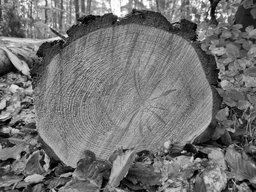
#> input picture input.tif, 256 x 192 px, shrunk from 2016 x 1512 before the run
$ jupyter execute CountRings.ipynb   (older library calls are emulated)
#> lines starting #> are read from the running program, lines starting #| are printed output that depends on the picture; after the words box and inside, x2 and y2 are one past the last pixel; in counts of white or black regions, pixels touching at a corner belong together
# Compare Value
- i counted 73 rings in total of the whole tree --> so he is 73 years old

## Get the rough shape

[cell 1]
import matplotlib.pyplot as plt
import matplotlib.image as pltimg
import numpy as np
import skimage.filters as filt
import imutils
from PIL import Image
from skimage.morphology import reconstruction
import scipy.ndimage as nd
import cv2 as cv

# load image
img = pltimg.imread("./input.tif")
#> img is the input picture: shape (192, 256); min 0, max 255, mean 115.1
# load original image
fig,ax =plt.subplots(2,2,figsize=(10,10))
ax[0][0].imshow(img,cmap=plt.get_cmap('gray'))
ax[0][0].title.set_text("Original Image")
# show image
image = cv.Laplacian(img,cv.CV_32F)
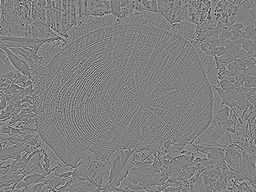
#> image: shape (192, 256) float32; min -404, max 395, mean 0; drawn with min black and max white
seed = np.copy(image)
seed[3:-3, 3:-3] = image.min()
mask = image
dilated = reconstruction(seed, mask, method='dilation')
# make gaussian to blur the inside of the image
gaussianOfDilated = np.uint8(filt.gaussian(dilated,sigma=(3,3),truncate=3,channel_axis=2))
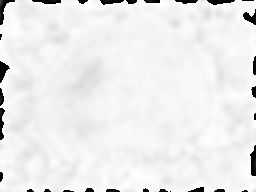
#> gaussianOfDilated: shape (192, 256); min 0, max 255, mean 236.2
ax[0][1].imshow(gaussianOfDilated,cmap=plt.get_cmap('gray'))
ax[0][1].title.set_text("PreProcessed Image")
# detect edges to see the rough shape of the tree trunc
edges = cv.Canny(gaussianOfDilated, 100, 200)
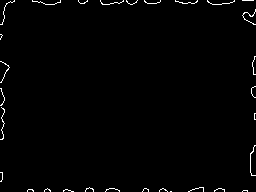
#> edges: shape (192, 256); 1.2% white in thin lines or dots
ax[1][0].imshow(edges,cmap=plt.get_cmap('gray'))
ax[1][0].title.set_text("Rough Edges")

image = np.zeros(shape=(img.shape[0]+100,img.shape[1]+100),dtype=np.uint8)
# make black and white noise image
x = np.random.randint(0, image.shape[1] - 1, int(0.05 * image.size))
y = np.random.randint(0, image.shape[0] - 1, int(0.05 * image.size))
image[y, x] = 255

image[50:-50,50:-50] = edges
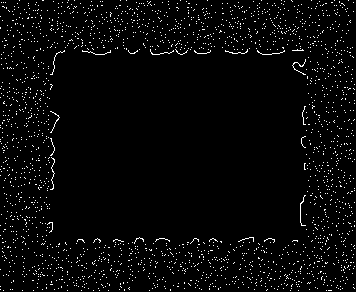
#> image: shape (292, 356); 3.1% white in thin lines or dots
ax[1][1].imshow(image,cmap=plt.get_cmap('gray'))
ax[1][1].title.set_text("With noise")

plt.show()

# Approximated Mask by filling everything out that is not the tree

[cell 2]
targetImage = np.zeros(img.shape,dtype=np.uint8)
# this functions checks whether there are 20 white pixels because the tree shape is not shown in the tree --> so we can roughly extract the tree trunc
def fill_roughly(x,y):
    subimage= image[x:x+100,y:y+100]
    left = subimage[0:50]
    right =subimage[50:100]
    top  = subimage[0:100,0:50]
    bottom = subimage[0:100,50:100]
    countleft = np.count_nonzero(left == 255)
    countright = np.count_nonzero(right == 255)
    counttop = np.count_nonzero(top == 255)
    countbottom = np.count_nonzero(bottom == 255)
    relHor = abs((countleft-countright)/50)
    relVer = abs((counttop-countbottom)/50)
    if (relHor<0.7 or relVer<0.7) and countbottom+counttop<30:
        return True
    else:
        return False
for x in range(edges.shape[0]):
    for y in range(edges.shape[1]):
        if fill_roughly(x,y):
            targetImage[x,y] = 255
#> this loop made 192 passes
#> pass 1, in fill_roughly, `subimage= image[x:x+100,y:y+100]`:
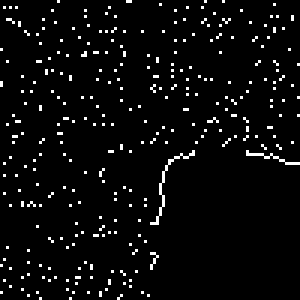
#> subimage: shape (100, 100) (shown 3 times larger); 4.1% white in thin lines or dots
#> pass 1, in fill_roughly, `top  = subimage[0:100,0:50]`:
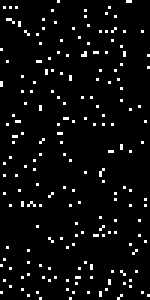
#> top: shape (100, 50) (shown 3 times larger); 4.5% white in thin lines or dots
#> after the loop:
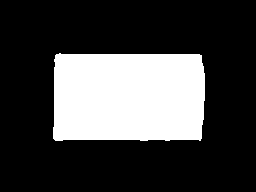
#> targetImage: shape (192, 256); 26.2% white; 1 white region, box (x1, y1, x2, y2) and area: (53, 53, 205, 141) 12895

fig,ax =plt.subplots(1,1,figsize=(10,10))
ax.imshow(targetImage,cmap=plt.get_cmap('gray'))
ax.title.set_text("Calculated mask")
plt.show()

# Approximate the middle point
- is very inaccurate because the maske isnt circular and it only assumes the widest point --> i failed to create a bizure curve approximation --> so it took the widest points
- is under the assumption t hat the tree is the thickest around the middle point
- calculate the lines for later use

[cell 3]
contours = cv.findContours(targetImage.copy(), cv.RETR_EXTERNAL, cv.CHAIN_APPROX_NONE)
cnts = imutils.grab_contours(contours)
c = max(cnts, key=cv.contourArea)
# get all points
xs = c[:, 0, 0]
ys = c[:, 0, 1]
# get the maximas of each to draw lines and get the middle point --> whith this assume the middle point
ymax = np.amax(ys)
index = np.where(ys == ymax)
ymax = np.array([xs[index][0], ymax])

ymin = np.amin(ys)
index = np.where(ys == ymin)
ymin = np.array([xs[index][0], ymin])

xmax = np.amax(xs)
index = np.where(xs == xmax)
xmax = np.array([xmax, ys[index][0]])

xmin = np.amin(xs)
index = np.where(xs == xmin)
xmin = np.array([xmin, ys[index][0]])

# calculate intersection
def perp( a ) :
    b = np.empty_like(a)
    b[0] = -a[1]
    b[1] = a[0]
    return b
# segment intersect and calulate with numpy --> performance
def seg_intersect(a1,a2, b1,b2) :
    da = a2-a1
    db = b2-b1
    dp = a1-b1
    dap = perp(da)
    denom = np.dot( dap, db)
    num = np.dot( dap, dp )
    return (num / denom.astype(float))*db + b1
# show intersects
xIntersec,yIntersec = seg_intersect(xmin,xmax,ymin,ymax)
points = np.array([xmin,xmax,ymin,ymax])
n = ["xmin","xmax","ymin","ymax"]
plt.scatter(points[:,0],points[:,1])
for i, txt in enumerate(n):
        plt.annotate(txt, (points[i][0], points[i][1]))
plt.scatter(xIntersec,yIntersec)
plt.show()

## Extrams pointed on the Masked tree

[cell 4]
plt.gray()
plt.imshow(img)
plt.scatter(points[:,0],points[:,1])
plt.scatter(xIntersec,yIntersec)
plt.title("Calculated Middle Point of Tree")
plt.show()
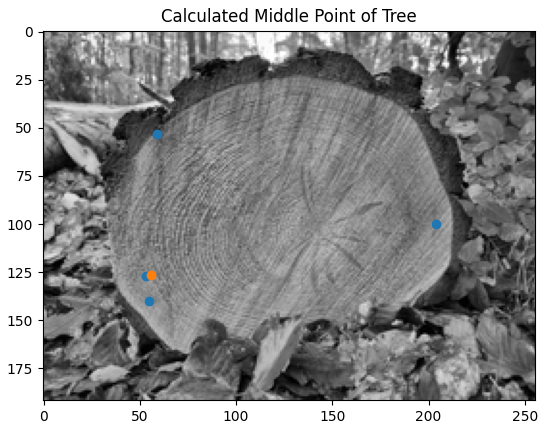
#> figure drawn by matplotlib, 1 panel

- the algorithm copied from the internet to extract pixcels along a line represented by two points

[cell 5]
# löine iterator that checks the iteration

def createLineIterator(P1, P2, img):
    """
    Produces and array that consists of the coordinates and intensities of each pixel in a line between two points

    Parameters:
        -P1: a numpy array that consists of the coordinate of the first point (x,y)
        -P2: a numpy array that consists of the coordinate of the second point (x,y)
        -img: the image being processed

    Returns:
        -it: a numpy array that consists of the coordinates and intensities of each pixel in the radii (shape: [numPixels, 3], row = [x,y,intensity])
    """
    #define local variables for readability
    imageH = img.shape[0]
    imageW = img.shape[1]
    P1X = P1[0]
    P1Y = P1[1]
    P2X = P2[0]
    P2Y = P2[1]

    #difference and absolute difference between points
    #used to calculate slope and relative location between points
    dX = P2X - P1X
    dY = P2Y - P1Y
    dXa = np.abs(dX)
    dYa = np.abs(dY)

    #predefine numpy array for output based on distance between points
    itbuffer = np.empty(shape=(np.maximum(dYa, dXa), 3), dtype=np.float32)
    itbuffer.fill(np.nan)

    #Obtain coordinates along the line using a form of Bresenham's algorithm
    negY = P1Y > P2Y
    negX = P1X > P2X
    if P1X == P2X:  #vertical line segment
        itbuffer[:, 0] = P1X
        if negY:
            itbuffer[:, 1] = np.arange(P1Y - 1, P1Y - dYa - 1, -1)
        else:
            itbuffer[:, 1] = np.arange(P1Y + 1, P1Y + dYa + 1)
    elif P1Y == P2Y:  #horizontal line segment
        itbuffer[:, 1] = P1Y
        if negX:
            itbuffer[:, 0] = np.arange(P1X - 1, P1X - dXa - 1, -1)
        else:
            itbuffer[:, 0] = np.arange(P1X + 1, P1X + dXa + 1)
    else:  #diagonal line segment
        steepSlope = dYa > dXa
        if steepSlope:
            slope = dX.astype(np.float32) / dY.astype(np.float32)
            if negY:
                itbuffer[:, 1] = np.arange(P1Y - 1, P1Y - dYa - 1, -1)
            else:
                itbuffer[:, 1] = np.arange(P1Y + 1, P1Y + dYa + 1)
            itbuffer[:, 0] = (slope * (itbuffer[:, 1] - P1Y)).astype(np.int) + P1X
        else:
            slope = dY.astype(np.float32) / dX.astype(np.float32)
            if negX:
                itbuffer[:, 0] = np.arange(P1X - 1, P1X - dXa - 1, -1)
            else:
                itbuffer[:, 0] = np.arange(P1X + 1, P1X + dXa + 1)
            itbuffer[:, 1] = (slope * (itbuffer[:, 0] - P1X)).astype(np.int) + P1Y

    #Remove points outside of image
    colX = itbuffer[:, 0]
    colY = itbuffer[:, 1]
    itbuffer = itbuffer[(colX >= 0) & (colY >= 0) & (colX < imageW) & (colY < imageH)]

    #Get intensities from img ndarray
    itbuffer[:, 2] = img[itbuffer[:, 1].astype(np.uint), itbuffer[:, 0].astype(np.uint)]

    return itbuffer

# Counting the white pixels
- is under the assumption that the white pixels are only one width wide

[cell 6]
maskedImage = cv.bitwise_and(img,img,mask=targetImage)
img_blur = cv.GaussianBlur(maskedImage, (5,5), 0)
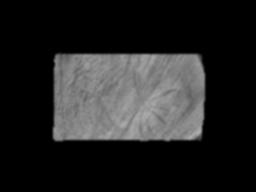
#> img_blur: shape (192, 256); min 0, max 174, mean 35.1
edges = cv.Canny(img_blur, 100, 200)
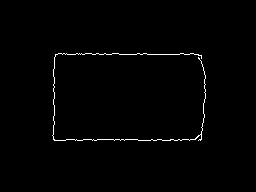
#> edges: shape (192, 256); 0.97% white in thin lines or dots, all inside (x1, y1, x2, y2) = (52, 53, 206, 141)


def countedWhitePixels(lineHor):
#> called with lineHor = ([53, 127], [204, 100])
    count = 0
    li = createLineIterator(lineHor[0], lineHor[1],edges)

    for (r, g, b) in li:
        if b:
            count += 1
#> this loop made 151 passes
#> g on passes 1 to 3: 127, 127, 127
    return count

countedHor = countedWhitePixels((xmin,xmax))

countedver = countedWhitePixels((ymin,ymax))
#> the loop in countedWhitePixels (call 2), `for (r, g, b) in li:` made 87 passes
#> r on passes 1 to 12: 59, 59, 59, 59, 59, 59, 59, 59, 59, 59, 59, 59
print("Rings:")
# divided by 4 because we get over thw whole line --> meaning double the rings and every change is calculated so
# if it is fgrom black to white and vise versa it counts as one so we have oduble the change
# then we bild the mid around 4
print(int((countedver/4+countedHor/4)/2))
#| 0

plt.imshow(edges)

$ run again, with 20221110_081927.tif copied over input.tif
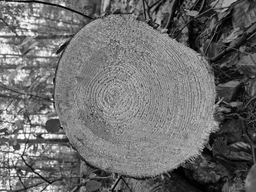
#> input picture 20221110_081927.tif, 256 x 192 px, shrunk from 2016 x 1512 before the run
#> img is the input picture: shape (192, 256); min 0, max 255, mean 109.6
#> `image[50:-50,50:-50] = edges`:
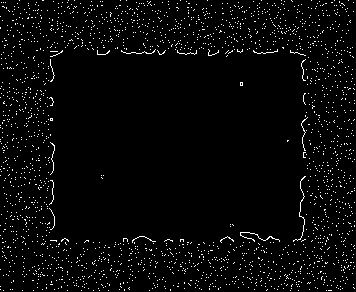
#> image: shape (292, 356); 3.2% white in thin lines or dots
#> the loop `for x in range(edges.shape[0]):` made 192 passes
#> `edges = cv.Canny(img_blur, 100, 200)`:
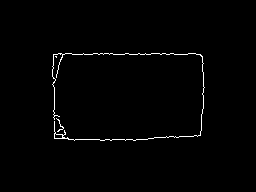
#> edges: shape (192, 256); 1.1% white in thin lines or dots, all inside (x1, y1, x2, y2) = (52, 53, 205, 141)
#> the loop in countedWhitePixels, `for (r, g, b) in li:` made 150 passes
#> (g, b) on passes 1 to 8: (55, 0), (55, 0), (55, 0), (55, 0), (56, 0), (56, 0), (56, 0), (56, 0)
#> the loop in countedWhitePixels (call 2), `for (r, g, b) in li:` made 86 passes
#> r on passes 1 to 8: 54, 54, 54, 54, 54, 54, 55, 55
#| 0

$ run again, with 20221110_081933.tif copied over input.tif
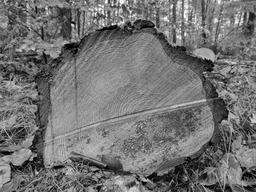
#> input picture 20221110_081933.tif, 256 x 192 px, shrunk from 2016 x 1512 before the run
#> img is the input picture: shape (192, 256); min 0, max 255, mean 114.5
#> the loop `for x in range(edges.shape[0]):` made 192 passes
#> `edges = cv.Canny(img_blur, 100, 200)`:
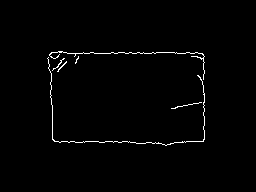
#> edges: shape (192, 256); 1.3% white in thin lines or dots, all inside (x1, y1, x2, y2) = (47, 51, 205, 146)
#> the loop in countedWhitePixels, `for (r, g, b) in li:` made 157 passes
#> (g, b) on passes 1 to 3: (55, 0), (56, 0), (56, 255)
#> the loop in countedWhitePixels (call 2), `for (r, g, b) in li:` made 111 passes
#> (g, b) on passes 1 to 8: (52, 255), (53, 0), (54, 0), (55, 0), (56, 255), (56, 255), (57, 0), (58, 0)
#| 1
